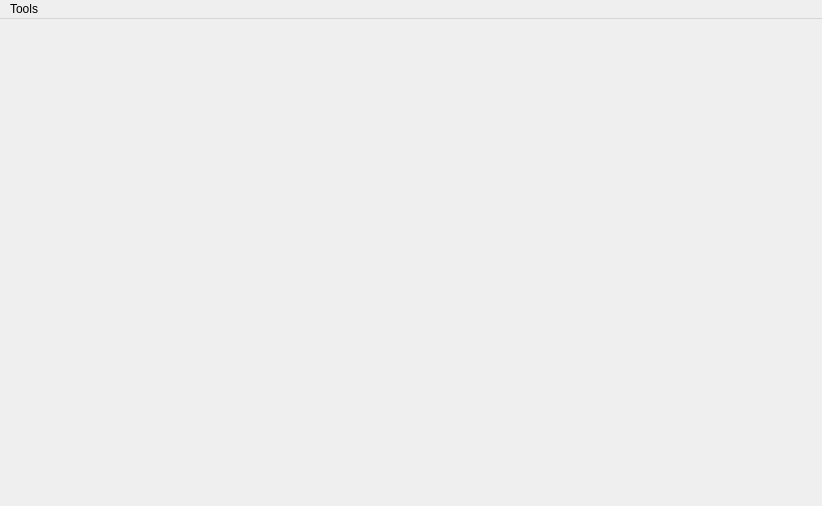
<?xml version="1.0" encoding="UTF-8"?>
<ui version="4.0">
 <class>MindForge</class>
 <widget class="QMainWindow" name="MindForge">
  <property name="geometry">
   <rect>
    <x>0</x>
    <y>0</y>
    <width>822</width>
    <height>506</height>
   </rect>
  </property>
  <property name="windowTitle">
   <string>Mind Forge</string>
  </property>
  <widget class="QWidget" name="centralWidget"/>
  <widget class="QMenuBar" name="menuBar">
   <property name="geometry">
    <rect>
     <x>0</x>
     <y>0</y>
     <width>822</width>
     <height>21</height>
    </rect>
   </property>
   <widget class="QMenu" name="menuTools">
    <property name="title">
     <string>Tools</string>
    </property>
    <addaction name="actionOptions"/>
   </widget>
   <addaction name="menuTools"/>
  </widget>
  <action name="actionOptions">
   <property name="text">
    <string>Options...</string>
   </property>
  </action>
 </widget>
 <layoutdefault spacing="6" margin="11"/>
 <resources/>
 <connections/>
</ui>
